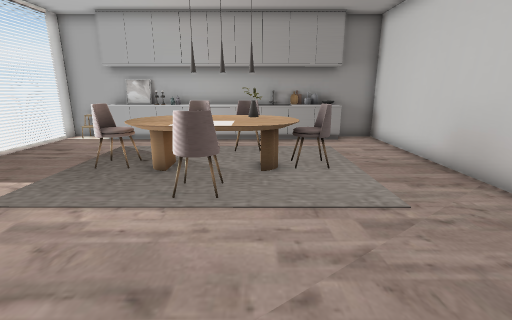
View 1 (above)

12 first-person views from a walk through a scene from a Unity 3-D project. The camera is 1.2 m above the floor, tilts 14° down and sees 85° across. The floor is counted in squares, 0.5 m on a side. Each view is taken from the middle of a square. On the plan, view 1 faces up. The plan holds only what a view shows up to about 18 squares ahead; the rest is blank. The player character is not drawn. Some surface patterns are stand-ins.

View 2
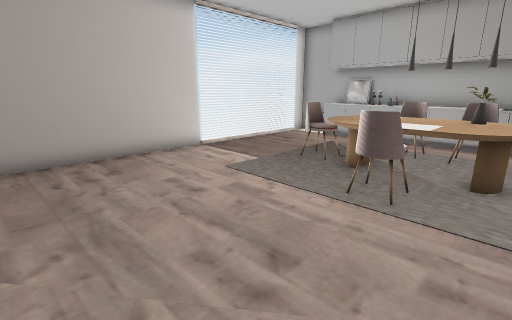

View 3
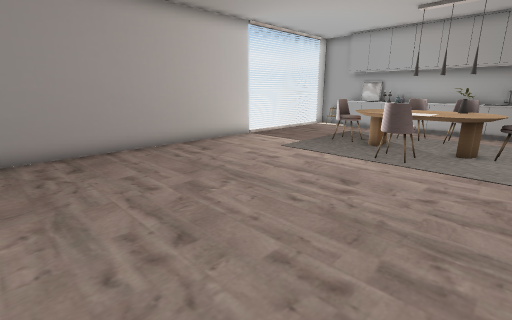

View 4
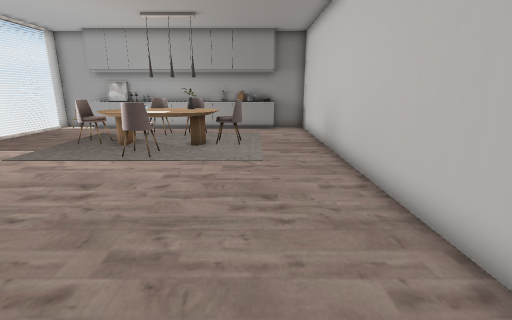

View 5
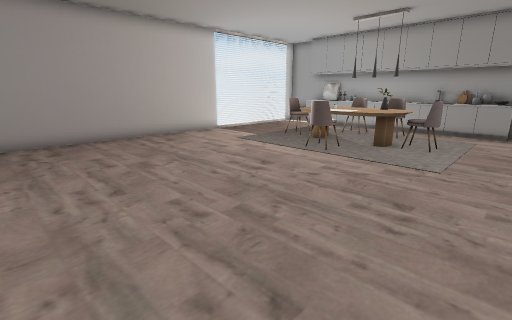

View 6
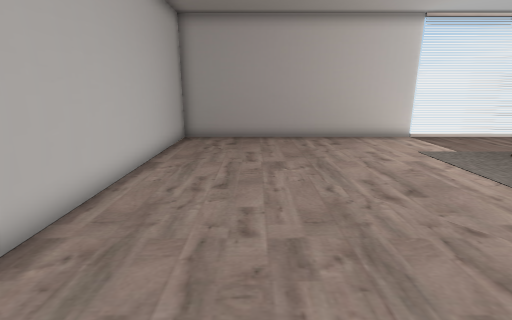

View 7
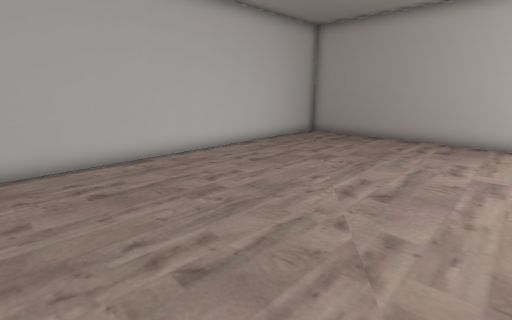

View 8
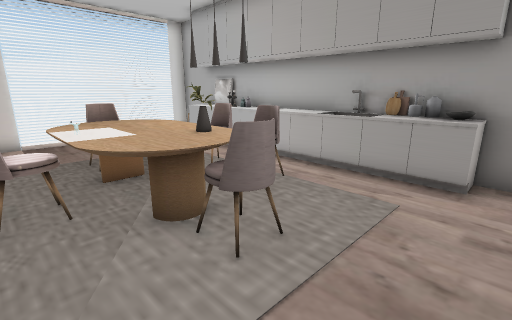

View 9
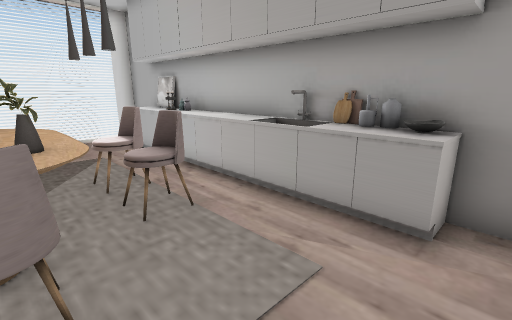

View 10
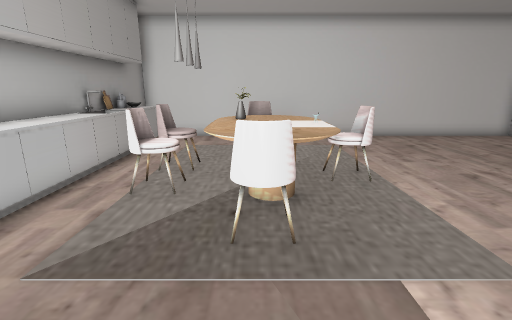

View 11
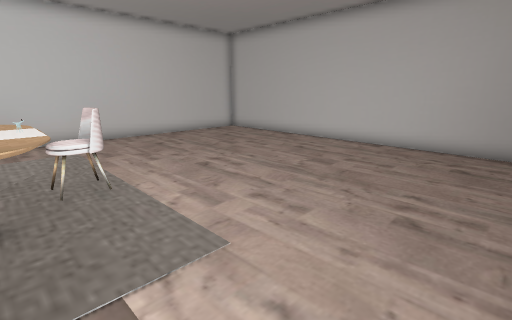

View 12
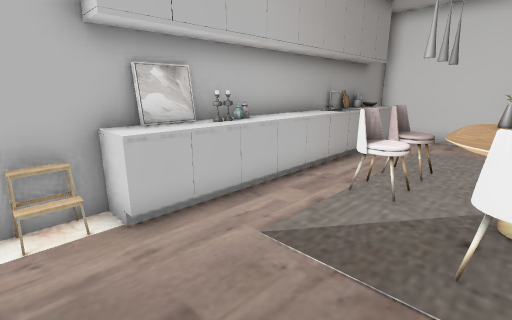

### Floor plan
Key: @ floor where view 1 was taken; # wall or solid block; . floor; = window, fence, low wall or low ledge; ^ raised ledge; O other object.
Columns run from 10 left of view 1 to 6 right of it. Each row starts with its distance up from view 1.
 15 #OO############OO
 14 #.#=^OO====^##O.O
 13 #...............O
 12 #......O^O^.....O
 11 #....  OO#O  ...O
 10 #....  OOOOO ...O
  9 #....OOOOOOO^...O
  8 #....OOOOOOOO...O
  7 #....  OO^OO ...O
  6 O....   OO   ...O
  5 O...............O
  4 O...............O
  3 O...............O
  2 O...............O
  1 O...............O
  0 O.........@.....O
 -1 O...............O
 -2 O...............O
 -3 O...............O
 -4 O...............O
 -5  OOOOOOOOOOOOOOO

Where each view was taken, in squares from view 1:
view 1: 0 up, 0 right, facing up
view 2: 0 up, 1 right, facing up-left
view 3: 4 down, 2 right, facing up-left
view 4: 4 down, 3 right, facing up
view 5: 4 down, 5 right, facing up-left
view 6: 1 down, 5 right, facing left
view 7: 5 up, 5 right, facing down-left
view 8: 6 up, 5 right, facing up-left
view 9: 9 up, 5 right, facing up-left
view 10: 9 up, 9 left, facing right
view 11: 8 up, 9 left, facing down-right
view 12: 9 up, 9 left, facing up-right
